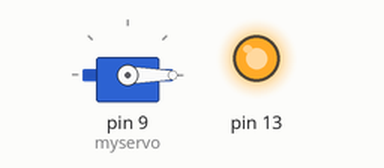
Recording of a sketch running on a simulated Arduino Uno, built with avr-gcc and run on an emulated ATmega328P. On the bench: servo, output pins drawn as LEDs (lit = HIGH).

Above: at 1.05 s.
At 2.75 s:
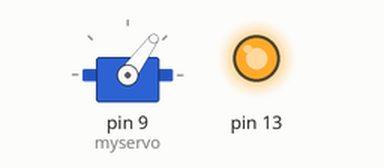
At 4.5 s:
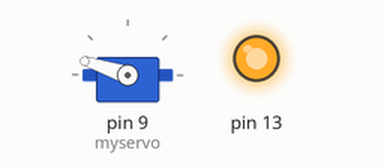
At 8.0 s:
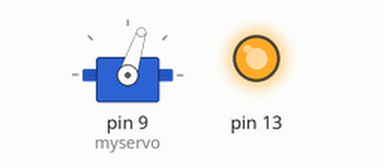
Timing chart, 0 to 10.8 s (numbered marks = the images above):
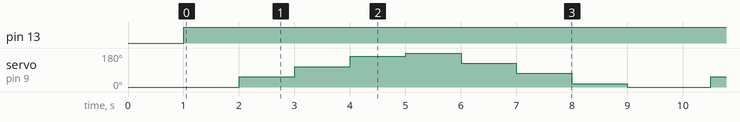

The sketch:

sketch_feb07a.ino
```cpp
#include <Servo.h>

Servo myservo;

void arm(){
  // arm the speed controller, modify as necessary for your ESC
  setSpeed(0);
  delay(1000); //delay 1 second,  some speed controllers may need longer
}

void setSpeed(int speed){
  // speed is from 0 to 100 where 0 is off and 100 is maximum speed
  //the following maps speed values of 0-100 to angles from 0-180,
  // some speed controllers may need different values, see the ESC instructions
  int angle = map(speed, 0, 100, 0, 180);
  myservo.write(angle);
}

void setup()
{
  pinMode(13, OUTPUT);
  myservo.attach(9);
  arm();
}


void loop()
{
  int speed;
  digitalWrite(13, HIGH);

  // sweep up from 0 to to maximum speed in 20 seconds
  for(speed = 0; speed <= 100; speed += 30) {
    setSpeed(speed);
    delay(1000);
  }
  // sweep back down to 0 speed.
  for(speed = 100; speed > 0; speed -= 30) {
    setSpeed(speed);
    delay(1000);
  }
  setSpeed(0);
  delay(500); // stop the motor for 5 seconds
}
```

Measured:
- by itself, pin 13: LOW → HIGH at 1.0 s
- by itself, servo on pin 9 (myservo): repeats every 8.5 s: 108° 1.0 s, 162° 1.0 s, 180° 1.0 s, 126° 1.0 s, 72° 1.0 s, 18° 1.0 s, 0° 1.5 s, 54° 1.0 s
